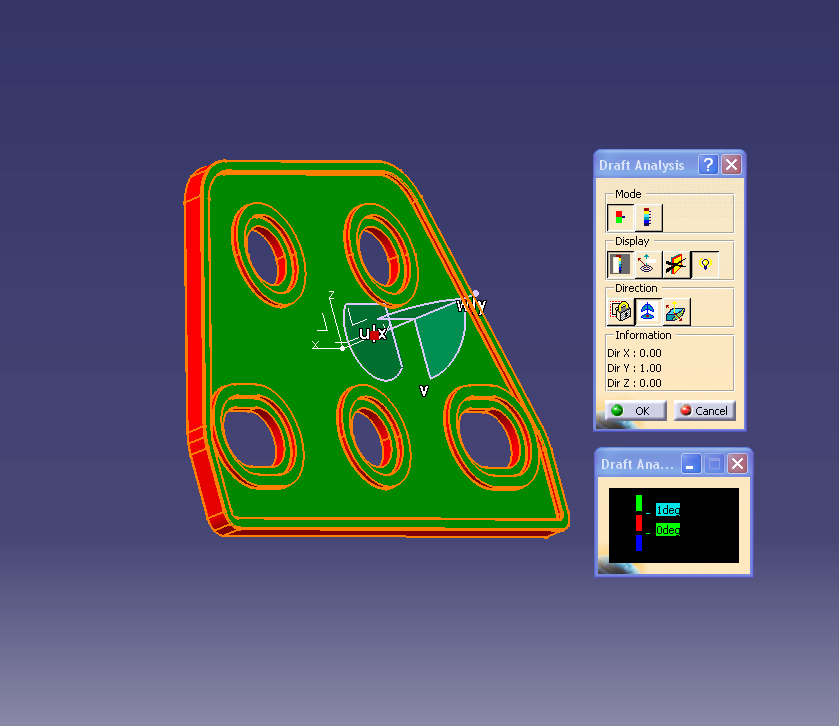
#> input picture data/sample1.png, 839 x 726 px
$ python -i analyzer.py   (imports and definitions only)
#> lines starting #> are read from the running program, lines starting #| are printed output that depends on the picture; after the words box and inside, x2 and y2 are one past the last pixel; in counts of white or black regions, pixels touching at a corner belong together
### src/image_processor.py
try:
    import cv2
except ImportError as exc:
    raise ImportError(
        'OpenCV is required. Install opencv-python-headless or opencv-python.'
    ) from exc

import numpy as np
from pathlib import Path


class ImageProcessor:
    """Handles image loading and preprocessing for draft analysis."""

    def __init__(self, image_source):
        """
        Initialize the image processor.

        Args:
            image_source: Path to the image file or image bytes
        """
        self.original_image = None
        self.hsv_image = None

        if isinstance(image_source, (bytes, bytearray)):
            self.load_image_from_bytes(image_source)
        else:
            self.image_path = Path(image_source)
            self.load_image()

    # [8 lines left out: function load_image_from_bytes, not called in this run]

    def load_image(self):
        """Load image from file."""
        if not self.image_path.exists():
            raise FileNotFoundError(f"Image not found: {self.image_path}")

        self.original_image = cv2.imread(str(self.image_path))
        if self.original_image is None:
            raise ValueError(f"Failed to load image: {self.image_path}")

        # Convert BGR to HSV for better color separation
        self.hsv_image = cv2.cvtColor(self.original_image, cv2.COLOR_BGR2HSV)

    def get_original_image(self):
        """Return the original image."""
        return self.original_image

    def get_hsv_image(self):
        """Return the HSV color space image."""
        return self.hsv_image

    # [5 lines left out: function get_image_shape, not called in this run]

    def extract_red_mask(self, lower_hue=0, upper_hue=12, lower_sat=60, upper_sat=255,
                         lower_val=40, upper_val=255):
        """
        Extract red regions from the image.

        Args:
            lower_hue: Lower hue threshold for red
            upper_hue: Upper hue threshold for red
            lower_sat: Lower saturation threshold
            upper_sat: Upper saturation threshold
            lower_val: Lower value threshold
            upper_val: Upper value threshold

        Returns:
            Binary mask of red regions
        """
        if self.hsv_image is None:
            raise ValueError("HSV image not available")

        lower = np.array([lower_hue, lower_sat, lower_val])
        upper = np.array([upper_hue, upper_sat, upper_val])
        mask = cv2.inRange(self.hsv_image, lower, upper)

        # Also check for red in the upper hue range (170-180)
        lower2 = np.array([168, lower_sat, lower_val])
        upper2 = np.array([180, upper_sat, upper_val])
        mask2 = cv2.inRange(self.hsv_image, lower2, upper2)

        return cv2.bitwise_or(mask, mask2)

    def extract_blue_mask(self, lower_hue=90, upper_hue=135, lower_sat=60, upper_sat=255,
                          lower_val=40, upper_val=255):
        """
        Extract blue regions from the image.

        Args:
            lower_hue: Lower hue threshold for blue
            upper_hue: Upper hue threshold for blue
            lower_sat: Lower saturation threshold
            upper_sat: Upper saturation threshold
            lower_val: Lower value threshold
            upper_val: Upper value threshold

        Returns:
            Binary mask of blue regions
        """
        if self.hsv_image is None:
            raise ValueError("HSV image not available")

        lower = np.array([lower_hue, lower_sat, lower_val])
        upper = np.array([upper_hue, upper_sat, upper_val])
        return cv2.inRange(self.hsv_image, lower, upper)

    def extract_green_mask(self, lower_hue=35, upper_hue=90, lower_sat=50, upper_sat=255,
                           lower_val=35, upper_val=255):
        """
        Extract green regions from the image.

        Args:
            lower_hue: Lower hue threshold for green
            upper_hue: Upper hue threshold for green
            lower_sat: Lower saturation threshold
            upper_sat: Upper saturation threshold
            lower_val: Lower value threshold
            upper_val: Upper value threshold

        Returns:
            Binary mask of green regions
        """
        if self.hsv_image is None:
            raise ValueError("HSV image not available")

        lower = np.array([lower_hue, lower_sat, lower_val])
        upper = np.array([upper_hue, upper_sat, upper_val])
        return cv2.inRange(self.hsv_image, lower, upper)

    def extract_yellow_mask(self, lower_hue=15, upper_hue=40, lower_sat=80, upper_sat=255,
                            lower_val=120, upper_val=255):
        """
        Extract yellow ROI boundary regions from the image.

        CATIA draft analysis often shows the selected/ROI boundary as a dashed
        yellow line. The saturation/value thresholds are intentionally a little
        loose because CATIA anti-aliases selection lines against the model.
        """
        if self.hsv_image is None:
            raise ValueError("HSV image not available")

        lower = np.array([lower_hue, lower_sat, lower_val])
        upper = np.array([upper_hue, upper_sat, upper_val])
        return cv2.inRange(self.hsv_image, lower, upper)

    def apply_morphological_operations(self, mask, kernel_size=5):
        """
        Apply morphological operations to clean up the mask.

        Args:
            mask: Binary mask
            kernel_size: Size of the morphological kernel

        Returns:
            Cleaned mask
        """
        kernel = cv2.getStructuringElement(cv2.MORPH_ELLIPSE, (kernel_size, kernel_size))
        mask = cv2.morphologyEx(mask, cv2.MORPH_CLOSE, kernel)
        mask = cv2.morphologyEx(mask, cv2.MORPH_OPEN, kernel)
        return mask

    # [29 lines left out: functions get_histogram, get_graphics_viewport_mask, _fill_largest_boundary, not called in this run]

    def _get_yellow_roi_mask(self):
        """Detect ROI enclosed by CATIA's dashed yellow boundary line."""
        yellow_mask = self.extract_yellow_mask()
        yellow_mask = self._remove_window_chrome_from_yellow_mask(yellow_mask)
        if np.count_nonzero(yellow_mask) < 25:
            return None

        # Bridge dash gaps and slightly thicken anti-aliased boundary pixels.
        close_kernel = cv2.getStructuringElement(cv2.MORPH_RECT, (31, 31))
        dilate_kernel = cv2.getStructuringElement(cv2.MORPH_ELLIPSE, (5, 5))
        boundary_mask = cv2.morphologyEx(yellow_mask, cv2.MORPH_CLOSE, close_kernel, iterations=2)
        boundary_mask = cv2.dilate(boundary_mask, dilate_kernel, iterations=1)

        roi_mask = self._fill_yellow_hull(boundary_mask)
        if roi_mask is not None:
            return roi_mask

        roi_mask = self._fill_best_yellow_component(boundary_mask)
        if roi_mask is not None:
            return roi_mask

        # If the dashed line has gaps too large to become a closed contour,
        # use the convex hull of the yellow boundary pixels as a practical ROI.
        points = cv2.findNonZero(boundary_mask)
        if points is None or len(points) < 10:
            return None

        hull = cv2.convexHull(points)
        hull_area = cv2.contourArea(hull)
        image_area = boundary_mask.shape[0] * boundary_mask.shape[1]
        if hull_area < image_area * 0.005:
            return None

        mask = np.zeros_like(boundary_mask)
        cv2.drawContours(mask, [hull], -1, 255, thickness=-1)
        return mask

    def _remove_window_chrome_from_yellow_mask(self, yellow_mask):
        """Remove CATIA toolbar/status yellow icons from full-window captures."""
        cleaned = yellow_mask.copy()
        height, width = cleaned.shape[:2]
        if height < 300 or width < 300:
            return cleaned

        top, bottom = self._detect_graphics_viewport_rows()
        cleaned[:top, :] = 0
        cleaned[bottom:, :] = 0
        return cleaned

    def _detect_graphics_viewport_rows(self):
        """Find the main colored CATIA graphics viewport rows."""
        height, width = self.original_image.shape[:2]
        hsv = self.hsv_image
        saturation = hsv[:, :, 1]
        value = hsv[:, :, 2]
        color_mask = ((saturation > 45) & (value > 35)).astype(np.uint8)
        row_ratio = color_mask.mean(axis=1)

        segments = self._segments_over_threshold(row_ratio, threshold=0.18, min_length=max(80, height // 5))
        if not segments:
            return 0, height

        top, bottom = max(segments, key=lambda segment: segment[1] - segment[0])
        return max(0, top - 3), min(height, bottom + 3)

    def _segments_over_threshold(self, values, threshold, min_length):
        """Return contiguous index ranges where values stay above a threshold."""
        segments = []
        start = None
        for index, value in enumerate(values):
            if value >= threshold and start is None:
                start = index
            elif value < threshold and start is not None:
                if index - start >= min_length:
                    segments.append((start, index))
                start = None

        if start is not None and len(values) - start >= min_length:
            segments.append((start, len(values)))

        return segments

    def _fill_yellow_hull(self, boundary_mask):
        """Fill the combined hull of dashed yellow ROI pixels."""
        points = cv2.findNonZero(boundary_mask)
        if points is None or len(points) < 20:
            return None

        hull = cv2.convexHull(points)
        hull_area = cv2.contourArea(hull)
        image_area = boundary_mask.shape[0] * boundary_mask.shape[1]
        if hull_area < image_area * 0.01 or hull_area > image_area * 0.75:
            return None

        mask = np.zeros_like(boundary_mask)
        cv2.drawContours(mask, [hull], -1, 255, thickness=-1)
        return mask

    # [46 lines left out: functions _fill_best_yellow_component, _get_white_roi_mask, not called in this run]

    def get_roi_mask(self):
        """
        Detect ROI from the selected CATIA analysis boundary.

        Yellow dashed selection lines are preferred. White boundary detection is
        retained as a fallback for older screenshots.

        Returns:
            Binary mask of ROI
        """
        if self.original_image is None:
            raise ValueError("Image not loaded")

        yellow_roi = self._get_yellow_roi_mask()
        if yellow_roi is not None:
            return yellow_roi
        return self._get_white_roi_mask()

### src/analyzer.py
import numpy as np
import cv2
from src.image_processor import ImageProcessor


class DraftAnalyzer:
    """Analyzes draft angle from CATIA draft analysis images."""

    # [79 lines left out: functions __init__, analyze, _calculate_statistics, not called in this run]

    def get_pass_percentage(self):
        """Return the pass percentage."""
        return self.pass_percentage

    def get_fail_percentage(self):
        """Return the fail percentage."""
        return self.fail_percentage

    # [35 lines left out: functions get_pixel_counts, get_status, _count_nok_regions, not called in this run]

    def get_blue_mask(self):
        """Return the blue mask."""
        return self.blue_mask

    def get_red_mask(self):
        """Return the red mask."""
        return self.red_mask

    def get_fail_mask(self):
        """Return the combined red/blue fail mask."""
        return self.fail_mask

    def get_green_mask(self):
        """Return the green mask."""
        return self.green_mask

    # [64 lines left out: functions get_analysis_summary, _get_analyzed_roi_coverage, _get_analysis_mask, get_overlay_image, not called in this run]

>>> result = DraftAnalyzer('../data/sample1.png').analyze()
#> in load_image, self.original_image is the input picture: shape (726, 839, 3); mean B, G, R 105.1, 93.5, 85.7
#> in extract_blue_mask, `return cv2.inRange(self.hsv_image, lower, upper)`:
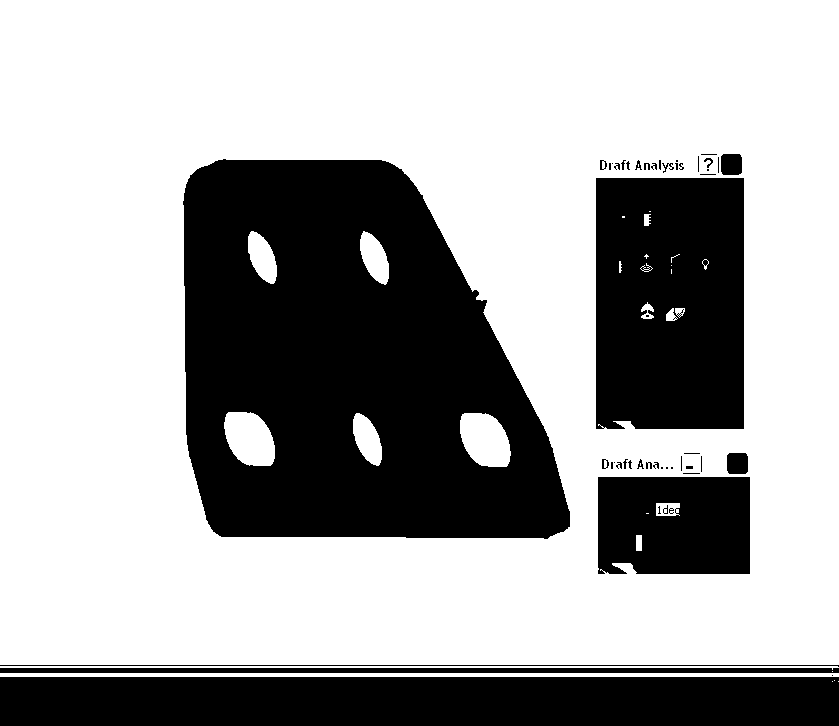
#> returned value: shape (726, 839); 65.9% white; 50 black regions (27 under 20 px), largest, box (x1, y1, x2, y2) and area: (183, 159, 570, 539) 109247, (0, 677, 839, 726) 41108, (596, 178, 744, 429) 36554
#> in extract_yellow_mask, `return cv2.inRange(self.hsv_image, lower, upper)`:
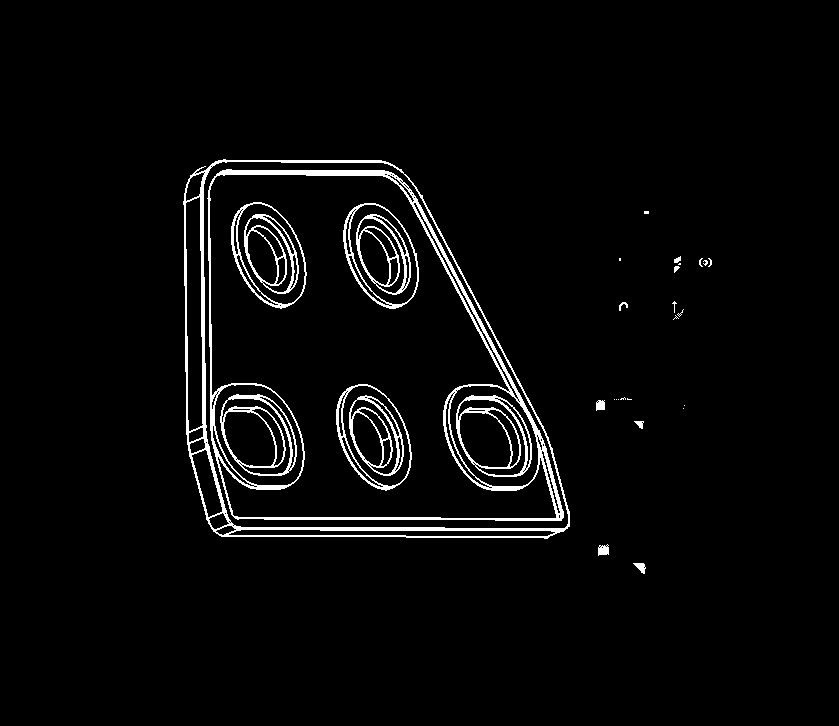
#> returned value: shape (726, 839); 3.4% white; 33 white regions (16 under 20 px), largest, box (x1, y1, x2, y2) and area: (207, 169, 564, 521) 6650, (183, 159, 570, 539) 5594, (456, 395, 532, 477) 1280
#> in _detect_graphics_viewport_rows, `saturation = hsv[:, :, 1]`:
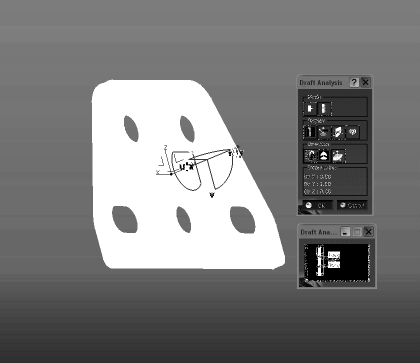
#> saturation: shape (726, 839) (shown at 1/2 size); min 0, max 255, mean 123.5
#> in _detect_graphics_viewport_rows, `value = hsv[:, :, 2]`:
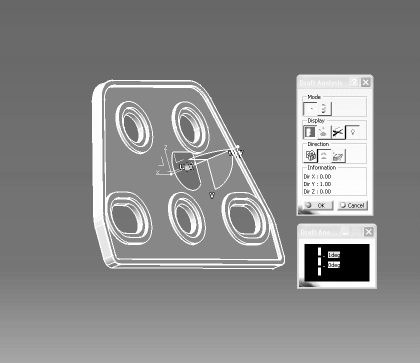
#> value: shape (726, 839) (shown at 1/2 size); min 0, max 255, mean 137
#> in _detect_graphics_viewport_rows, `color_mask = ((saturation > 45) & (value > 35)).astype(np.uint8)`:
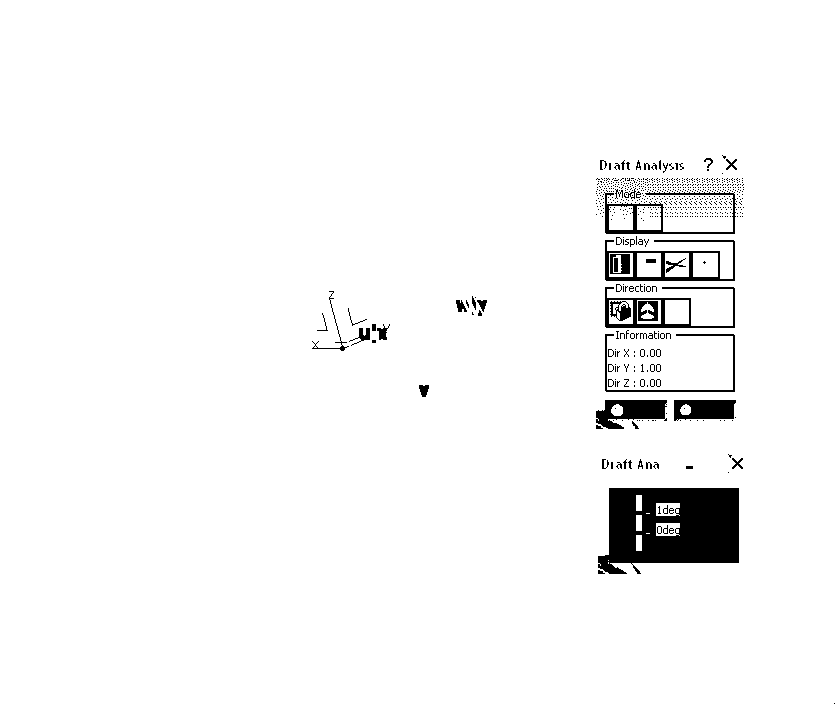
#> color_mask: shape (726, 839); values 0 (black) and 1 (white), 96.7% white; 772 black regions (724 under 20 px), largest, box (x1, y1, x2, y2) and area: (598, 488, 739, 574) 9159, (605, 240, 735, 281) 1422, (596, 400, 667, 429) 1282
#> in _detect_graphics_viewport_rows, `row_ratio = color_mask.mean(axis=1)`: row_ratio = 726 values, max 1 at index 0, min 0.832 at index 556, mean 0.967
#> the loop in _segments_over_threshold, `for index, value in enumerate(values):` made 726 passes
#> start on pass 1: 0
#> after the loop in _segments_over_threshold, `for index, value in enumerate(values):`: segments = []; start = 0
#> in _detect_graphics_viewport_rows, `segments = self._segments_over_threshold(row_ratio, threshold=0.18, mi..`: segments = [(0, 726)]
#> in _detect_graphics_viewport_rows, `top, bottom = max(segments, key=lambda segment: segment[1] - segment[0])`: top = 0; bottom = 726
#> in _remove_window_chrome_from_yellow_mask, `top, bottom = self._detect_graphics_viewport_rows()`: top = 0; bottom = 726
#> in _get_yellow_roi_mask, `boundary_mask = cv2.dilate(boundary_mask, dilate_kernel, iterations=1)`:
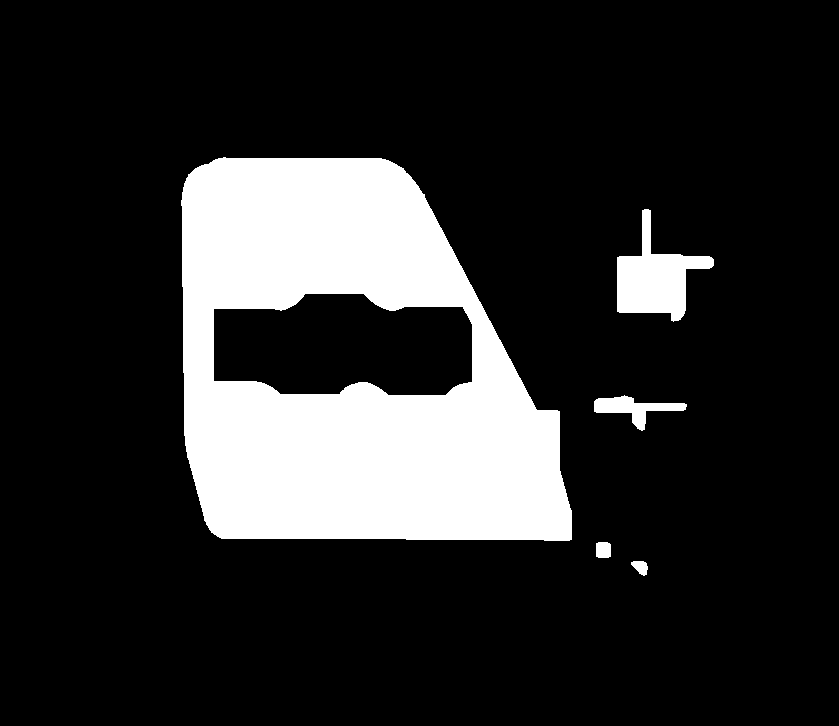
#> boundary_mask: shape (726, 839); 17.2% white; 5 white regions, box (x1, y1, x2, y2) and area: (181, 157, 572, 541) 98231, (617, 209, 714, 322) 4850, (594, 395, 687, 431) 1264, (596, 542, 611, 558) 230, (631, 561, 648, 576) 170
#> in _fill_yellow_hull, `points = cv2.findNonZero(boundary_mask)`: points = contour of 104745 points, box (x1, y1, x2, y2) (181, 157, 714, 576), area 13597
#> in _fill_yellow_hull, `hull = cv2.convexHull(points)`: hull = contour of 33 points, box (x1, y1, x2, y2) (181, 157, 714, 576), area 188822
#> in _fill_yellow_hull, `hull_area = cv2.contourArea(hull)`: hull_area = 188821.5
#> in analyze, `self.fail_mask = cv2.bitwise_and(self.fail_mask, self.fail_mask, mask=..`:
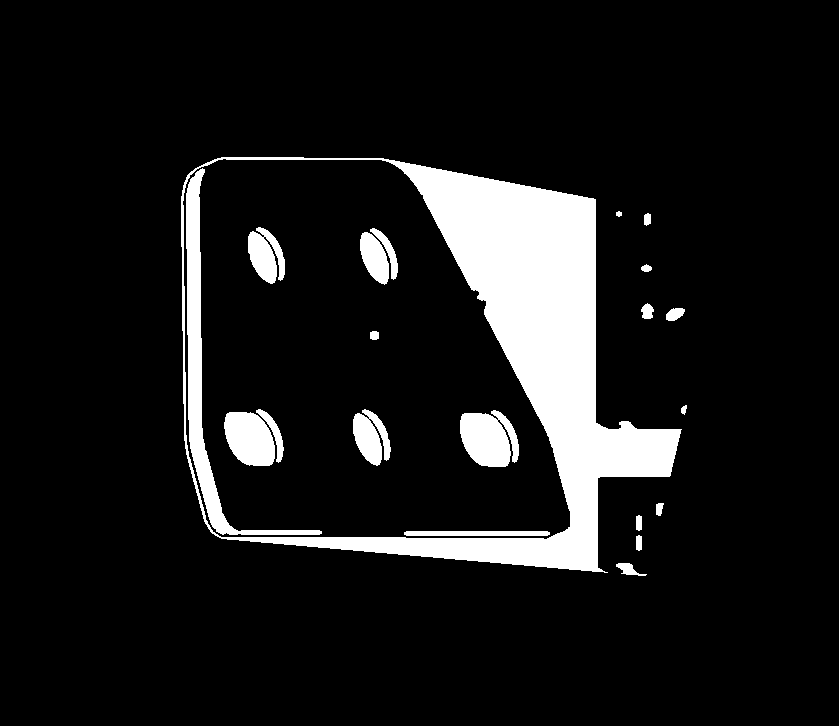
#> self.fail_mask: shape (726, 839); 10.2% white; 21 white regions, largest, box (x1, y1, x2, y2) and area: (181, 157, 682, 573) 45304, (186, 168, 322, 535) 5633, (460, 410, 519, 467) 2554
#> in _calculate_statistics, `self.blue_pixels = np.count_nonzero(self.blue_mask)`: self.blue_pixels = 53453
#> in _calculate_statistics, `self.red_pixels = np.count_nonzero(self.red_mask)`: self.red_pixels = 8559
#> in _calculate_statistics, `self.fail_pixels = np.count_nonzero(self.fail_mask)`: self.fail_pixels = 62012
#> in _calculate_statistics, `self.green_pixels = np.count_nonzero(self.green_mask)`: self.green_pixels = 79052
#> in _calculate_statistics, `self.roi_pixels = np.count_nonzero(self.roi_mask) if self.roi_mask is ..`: self.roi_pixels = 189642
#> in _count_nok_regions, `contours, _ = cv2.findContours(highlight_mask, cv2.RETR_EXTERNAL, cv2...`: contours = 2 contours; box (x1, y1, x2, y2) and area: (0, 0, 839, 670) 558952, (828, 671, 839, 679) 40
#> in _calculate_statistics, `self.nok_region_count = self._count_nok_regions()`: self.nok_region_count = 2
#> in _calculate_statistics, `self.total_pixels = self.fail_pixels + self.green_pixels`: self.total_pixels = 141064
#> in _calculate_statistics, `self.pass_percentage = (self.green_pixels / self.total_pixels) * 100`: self.pass_percentage = 56.04
#> in _calculate_statistics, `self.fail_percentage = (self.fail_pixels / self.total_pixels) * 100`: self.fail_percentage = 43.96
